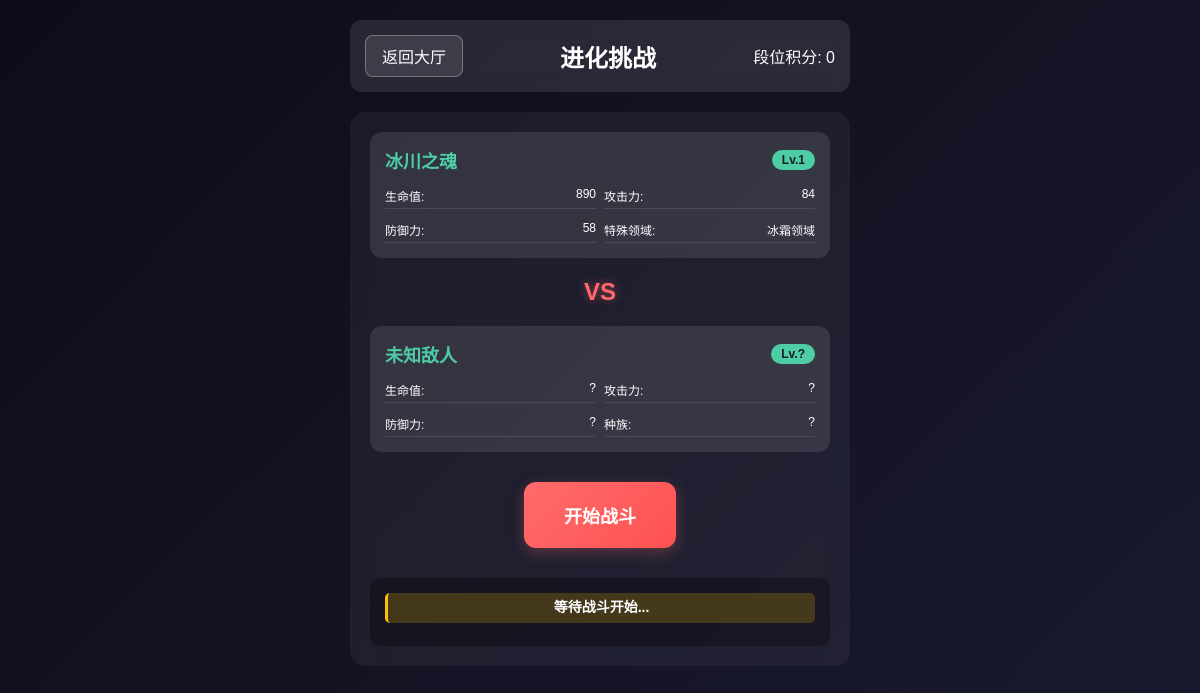
Page /battle.php (signed in) on the committed database.
### tables this page shows
CREATE TABLE `user_characters` (
  `id` int(11) NOT NULL,
  `user_id` int(11) NOT NULL,
  `character_id` int(11) NOT NULL,
  `level` int(11) DEFAULT '1',
  `is_selected` tinyint(1) DEFAULT '0',
  `obtained_at` datetime DEFAULT CURRENT_TIMESTAMP,
  `exp` int(11) DEFAULT '0',
  `mutate_value` int(11) NOT NULL DEFAULT '0',
  `upgrade_cost` int(11) DEFAULT '100'
);

CREATE TABLE `users` (
  `id` int(11) NOT NULL,
  `nickname` varchar(50) NOT NULL,
  `username` varchar(50) NOT NULL,
  `password` varchar(255) NOT NULL,
  `race` enum('bug','spirit','ghost','human','god') DEFAULT NULL,
  `avatar` varchar(255) DEFAULT NULL COMMENT '用户头像',
  `level` int(11) DEFAULT '1',
  `exp` bigint(20) DEFAULT '0',
  `rank_score` int(11) DEFAULT '0',
  `coins` int(11) DEFAULT '0',
  `created_at` datetime DEFAULT CURRENT_TIMESTAMP,
  `is_banned` tinyint(1) NOT NULL DEFAULT '0' COMMENT '是否被封禁，0:正常，1:封禁',
  `ban_reason` varchar(255) DEFAULT NULL COMMENT '封禁原因',
  `banned_at` datetime DEFAULT NULL COMMENT '封禁时间',
  `banned_by` int(11) DEFAULT NULL COMMENT '封禁操作人ID',
  `ban_expires_at` datetime DEFAULT NULL COMMENT '封禁到期时间'
);

CREATE TABLE `characters` (
  `id` int(11) NOT NULL,
  `name` varchar(50) NOT NULL,
  `race` enum('bug','spirit','ghost','human','god') NOT NULL,
  `base_hp` int(11) NOT NULL,
  `base_attack` int(11) NOT NULL,
  `base_defense` int(11) NOT NULL,
  `special_field` varchar(50) NOT NULL,
  `mutate_value` int(11) NOT NULL,
  `description` text
);

### battle.php (the view, shortened to what this page needs)
<?php
include 'config.php';
$user_id = $_SESSION['user_id'];
$stmt = $pdo->prepare("
    SELECT c.*, uc.level as char_level, uc.mutate_value, u.rank_score
    FROM user_characters uc
    JOIN characters c ON uc.character_id = c.id
    JOIN users u ON uc.user_id = u.id
    WHERE uc.user_id = ? AND uc.is_selected = 1
");
$stmt->execute([$user_id]);
$player_character = $stmt->fetch(PDO::FETCH_ASSOC);
$player_stats = calculate_character_stats($player_character);
?>
<!DOCTYPE html>
<html lang="zh-CN">
<head>
</head>
<body>
    <div class="container">
        <div class="header">
            <a href="dashboard.php" class="back-btn">返回大厅</a>
            <h2>进化挑战</h2>
            <div>段位积分: <?php echo $player_character['rank_score']; ?></div>
        </div>
        <div class="battle-arena">
            <div class="character-card">
                <div class="character-header">
                    <div class="character-name"><?php echo htmlspecialchars($player_character['name']); ?></div>
                    <div class="character-level">Lv.<?php echo $player_character['char_level']; ?></div>
                </div>
                <div class="stats-grid">
                    <div class="stat-item">
                        <span>生命值:</span>
                        <span><?php echo $player_stats['hp']; ?></span>
                    </div>
                    <div class="stat-item">
                        <span>攻击力:</span>
                        <span><?php echo $player_stats['attack']; ?></span>
                    </div>
                    <div class="stat-item">
                        <span>防御力:</span>
                        <span><?php echo $player_stats['defense']; ?></span>
                    </div>
                    <div class="stat-item">
                        <span>特殊领域:</span>
                        <span><?php echo htmlspecialchars($player_character['special_field']); ?></span>
                    </div>
                </div>
            </div>
            <div class="vs-section">VS</div>
            <div class="character-card">
                <div class="character-header">
                    <div class="character-name" id="enemyName">未知敌人</div>
                    <div class="character-level" id="enemyLevel">Lv.?</div>
                </div>
                <div class="stats-grid" id="enemyStats">
                    <div class="stat-item">
                        <span>生命值:</span>
                        <span>?</span>
                    </div>
                    <div class="stat-item">
                        <span>攻击力:</span>
                        <span>?</span>
                    </div>
                    <div class="stat-item">
                        <span>防御力:</span>
                        <span>?</span>
                    </div>
                    <div class="stat-item">
                        <span>种族:</span>
                        <span>?</span>
                    </div>
                </div>
            </div>
            <div class="battle-controls">
                <button class="battle-btn" onclick="startBattle()" id="battleBtn">开始战斗</button>
            </div>
            <div class="battle-log" id="battleLog">
                <div class="log-entry log-system">等待战斗开始...</div>
            </div>
        </div>
    </div>
</body>
</html>
<?php
function calculate_character_stats($character) {
    $level = $character['char_level'];
    return [
        'hp' => $character['base_hp'] + ($level - 1) * 20,
        'attack' => $character['base_attack'] + ($level - 1) * 5,
        'defense' => $character['base_defense'] + ($level - 1) * 3,
        'mutate_value' => $character['mutate_value']
    ];
}
?>

### battle.php (style rules this page uses)
* { margin: 0; padding: 0; box-sizing: border-box; }
body { font-family: 'Microsoft YaHei', sans-serif; background: linear-gradient(135deg, #0c0c1a, #1a1a2e); color: #fff; min-height: 100vh; padding: 20px; }
.container { max-width: 500px; margin: 0 auto; }
.header { display: flex; justify-content: space-between; align-items: center; margin-bottom: 20px; padding: 15px; background: rgba(255, 255, 255, 0.1); border-radius: 12px; backdrop-filter: blur(10px); }
.back-btn { background: rgba(255, 255, 255, 0.1); border: 1px solid rgba(255, 255, 255, 0.3); color: #fff; padding: 8px 16px; border-radius: 8px; cursor: pointer; text-decoration: none; transition: all 0.3s ease; }
.battle-arena { background: rgba(255, 255, 255, 0.05); border-radius: 15px; padding: 20px; margin-bottom: 20px; backdrop-filter: blur(10px); }
.character-card { background: rgba(255, 255, 255, 0.1); border-radius: 12px; padding: 15px; margin-bottom: 15px; }
.character-header { display: flex; justify-content: space-between; align-items: center; margin-bottom: 10px; }
.character-name { font-size: 18px; font-weight: bold; color: #4ecca3; }
.character-level { background: #4ecca3; color: #1a1a2e; padding: 3px 10px; border-radius: 15px; font-size: 12px; font-weight: bold; }
.stats-grid { display: grid; grid-template-columns: repeat(2, 1fr); gap: 8px; font-size: 12px; }
.stat-item { display: flex; justify-content: space-between; padding: 4px 0; border-bottom: 1px solid rgba(255, 255, 255, 0.1); }
.vs-section { text-align: center; margin: 20px 0; font-size: 24px; font-weight: bold; color: #ff6b6b; text-shadow: 0 0 10px rgba(255, 107, 107, 0.5); }
.battle-controls { text-align: center; margin: 30px 0; }
.battle-btn { background: linear-gradient(135deg, #ff6b6b, #ff5252); border: none; border-radius: 12px; padding: 20px 40px; color: white; font-size: 18px; font-weight: bold; cursor: pointer; transition: all 0.3s ease; box-shadow: 0 4px 15px rgba(255, 107, 107, 0.3); }
.battle-log { background: rgba(0, 0, 0, 0.3); border-radius: 10px; padding: 15px; margin-top: 20px; max-height: 200px; overflow-y: auto; font-size: 14px; line-height: 1.4; }
.log-entry { margin-bottom: 8px; padding: 5px; border-radius: 5px; animation: fadeIn 0.5s ease; }
.log-system { background: rgba(255, 193, 7, 0.2); border-left: 3px solid #ffc107; text-align: center; font-weight: bold; }

### rows in the picture
user_characters: user.rank_score "0", character.name "冰川之魂", level "1", character.base_hp "890", character.base_attack "84", character.base_defense "58", character.special_field "冰霜领域"
